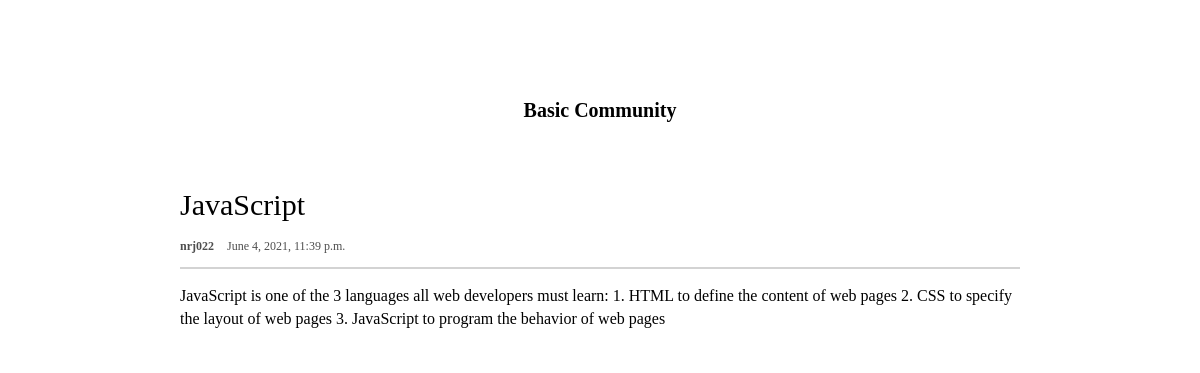
Screenshot of /post/3/ with the database file from the repository.
### blog/models.py (models this page shows, shortened)
class Post(models.Model):
    category = models.CharField(max_length=50)
    author = models.ForeignKey(settings.AUTH_USER_MODEL, on_delete=models.CASCADE)
    title = models.CharField(max_length=200)
    text = models.TextField()
    created_date = models.DateTimeField(
            default=timezone.now)
    published_date = models.DateTimeField(
            blank=True, null=True)

### blog/views.py (the view)
# urls.py: path('post/<int:pk>/', views.post_detail, name='post_detail'),
def post_detail(request, pk):
    post = get_object_or_404(Post, pk=pk)
    return render(request, 'blog/post_detail.html', {'post':post})

### blog/templates/blog/post_detail.html
{% extends 'blog/base.html'%} {% block content %}
<a href="{% url 'main_board' %}"><h1>Basic Community</h1></a>
<div class="container">
  <header>
    <h2 class="post-detail__title">{{ post.title }}</h2>
    <div class="post-detail__info">
      <span class="post-detail__info--author">{{ post.author }}</span>
      <span class="post-detail__info--date">{{ post.published_date }}</span>
    </div>
  </header>
  <div class="post-detail__text">{{ post.text }}</div>
</div>
{% endblock %}

### blog/static/css/index.css (style rules this page uses)
body { display: flex; flex-direction: column; justify-content: center; align-items: center; }
h1 { margin: 100px 0 50px; font-weight: 700; font-size: 20px; }

### blog/static/css/main_board.css (style rules this page uses)
.container { width: 70%; }

### blog/static/css/post_detail.css (style rules this page uses)
.post-detail__title { font-size: 30px; margin: 20px 0; }
.post-detail__info { color: rgb(78, 78, 78); font-size: 12px; }
.post-detail__info--author { font-weight: 700; margin-right: 10px; }
.post-detail__text { margin: 15px 0; padding: 15px 0; border-top: 2px solid lightgray; line-height: 23px; }

### rows the page displays
Post: title "JavaScript", author "nrj022", published_date "June 4, 2021, 11:39 p.m.", text "JavaScript is one of the 3 languages all web developers must learn: 1. HTML to define the content of web pages 2. CSS to specify the layout of web pages 3. JavaScript to program the behavior of web pages"
